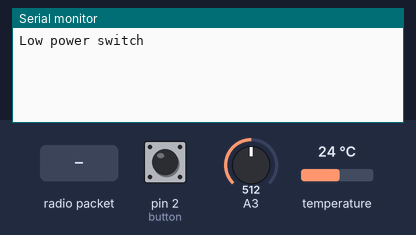
The sketch below on a simulated Arduino Uno, built with avr-gcc and run on an emulated ATmega328P. Shown: the last lines printed to the serial monitor. The inputs (shaded band) are chosen by the test bench; at power-on: pin 2 (button) LOW, A3 = 512, temperature 24 °C. Sleep ends after the set time or at an interrupt; no radio packets arrive unless stated.

Above: at 1.4 s.
1.5 s: pin 2 (button) pulled HIGH for 0.15 s
At 1.88 s:
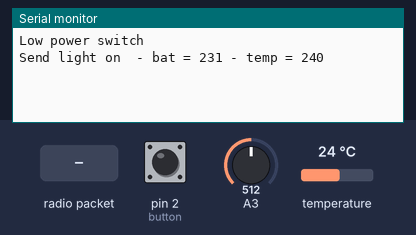
3.5 s: radio packet "on" arrives
At 4.8 s:
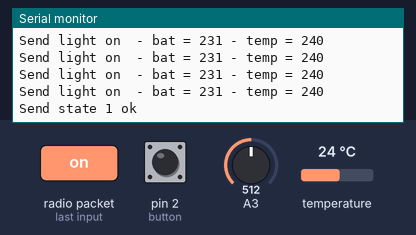
5.1 s: pin 2 (button) pulled HIGH for 1 s
At 5.48 s:
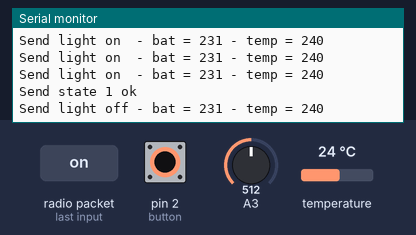
7.6 s: radio packet "off" arrives
At 8.3 s:
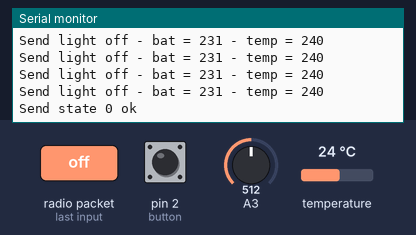

The sketch:

Switch.ino
```cpp
/*============================ Include ============================*/

//#include <Arduino.h>
#include <SPI.h>
#include <avr/sleep.h>
#include <avr/power.h>
#include <nRF24L01.h>
#include <pins_arduino.h>
#include <printf.h>
#include <RF24.h>
#include <RF24_config.h>
#include <OneWire.h>

/*============================ Macro ============================*/

#define msleep(X) delay(X)

#define DEBUG
#ifndef DEBUG
#define PRINTF(...);
#define setupSerial();
#else
#define setupSerial(); {Serial.begin(57600); printf_begin();}
#define PRINTF printf
#endif

/*============================ Global variable ============================*/

// Set up nRF24L01 radio on SPI pin for CE, CSN
RF24 radio(9,10);

OneWire DS18B20(7);  // Temperature chip i/o on digital pin 2

volatile int wakeUpFromInterrupt = 1;

/*============================ Local Function interface ============================*/

static void setupNRF24(void);
static void send(char * iData);
static void received(char* oData, long iMsTimeOut);
static long Send_light_state(long state, long bat, long temp, long iMsTimeOut);
static void Sleep(void);
static long getDS18B20(void);

/*============================ Function implementation ============================*/

/*------------------------------- Main functions -------------------------------*/

void setup(void){
  setupSerial();
  PRINTF("Low power switch\n\r");
  setupNRF24();
  pinMode(2, INPUT); /* button */
  analogReference(INTERNAL); /* 1.1V internal reference */
  delay(100);
}

void loop(void){
  static int  state = 0;
  long bat = 0;

  Sleep();
  delay(90);
  bat = (long)((float)analogRead(A3) * (110.0 / 243.0));
  delay(10);
  state = (state) ? 0:1;
  if(Send_light_state(state, bat, getDS18B20(), 10000)){
    PRINTF("Send state %d ok\n\r", state);
  }else{
    PRINTF("Send state %d Nok !\n\r", state);
  }
  delay(200);
}

/*------------------------------- Sleep mode -------------------------------*/

void pin2Interrupt(void)
{
  if(wakeUpFromInterrupt == 0){
    detachInterrupt(0);
    wakeUpFromInterrupt = 1;
  }
}

static void Sleep(void)
{
  while(digitalRead(2) == HIGH){
    PRINTF("can't sleep");
    return;
  }
  set_sleep_mode(SLEEP_MODE_PWR_DOWN);
  sleep_enable();
  attachInterrupt(0, pin2Interrupt, RISING);
  wakeUpFromInterrupt = 0;
  sleep_mode();
  sleep_disable();
  while(!wakeUpFromInterrupt); // wait IT catch before start run
}

/*------------------------------- Send light State -------------------------------*/

static long Send_light_state(long state, long bat, long temp, long iMsTimeOut){
  char lInBuffer[32] = {0};
  char lOutBuffer[32] = {0};
  long lTimeReference;
  long lTime;

  lTimeReference = millis();
  lTime = lTimeReference;

  radio.powerUp();
  while(1){
    if(state == 1){
      PRINTF("Send light on  - bat = %03ld - temp = %03ld\n\r", bat, temp);
      sprintf(lOutBuffer, "On  %03ld %03ld", bat, temp);
    }else if(state == 0){
      PRINTF("Send light off - bat = %03ld - temp = %03ld\n\r", bat, temp);
      sprintf(lOutBuffer, "Off %03ld %03ld", bat, temp);
    }
    send(lOutBuffer);
    received(lInBuffer, 200);
    if(  (  (strcmp(lInBuffer, "on") == 0)
          &&(state == 1))
       ||(  (strcmp(lInBuffer, "off") == 0)
          &&(state == 0))){
      radio.powerDown();
      return 1;
    }
    lTime = millis();
    if((lTime - lTimeReference) > iMsTimeOut){
      break;
    }
    delay(200);
  }
  radio.powerDown();
  return 0;
}

/*------------------------------- nRF24 -------------------------------*/

static void setupNRF24(void){
  radio.begin();
  radio.enableDynamicPayloads();
  radio.setRetries(20,10);
  radio.openWritingPipe(0xF0F0F0F0E2LL);
  radio.openReadingPipe(1,0x7365727632LL);
  radio.startListening();
  radio.printDetails();
  msleep(100);
  radio.powerDown();
}

static void send(char* iData){
  if(strlen(iData) <= 32){
    radio.stopListening();
    if(!radio.write(iData, strlen(iData))){
      PRINTF("Radio.write failed : %s\n\r", iData);
    }
    radio.startListening();
  }else{
    PRINTF("Data to long  : %s\n\r", iData);
  }
}

static void received(char* oData, long iMsTimeOut){
  long lTimeReference;
  long lTime;

  lTimeReference = millis();
  lTime = lTimeReference;

  //msleep(iMsTimeOut); /* TODO */
  while(  ((lTime - lTimeReference) < iMsTimeOut)
        ||(iMsTimeOut == -1)){
    if(radio.available()){
      uint8_t len = radio.getDynamicPayloadSize();
      if(len <= 32){
        radio.read(oData, len);
        oData[len] = 0;
      }else{
        PRINTF("Error in received function\n\r");
        oData[0] = 0;
      }
      return;
    }
    lTime = millis();
  }
  //PRINTF("Received time out %10ld %10ld %10ld\n\r", lTimeReference, lTime, lTime - lTimeReference);
  oData[0] = 0;
}


/*------------------------------- DS18B20 (Temp) -------------------------------*/

static long getDS18B20(void){
  //returns the temperature from one DS18S20 in DEG Celsius
  byte data[12];
  byte addr[8];

  if ( !DS18B20.search(addr)) {
      //no more sensors on chain, reset search
      DS18B20.reset_search();
      return -1000;
  }

  if ( OneWire::crc8( addr, 7) != addr[7]) {
      PRINTF("DS18B20 CRC is not valid!\n");
      return -1000;
  }

  if ( addr[0] != 0x10 && addr[0] != 0x28) {
      PRINTF("DS18B20 is not recognized\n");
      return -1000;
  }

  DS18B20.reset();
  DS18B20.select(addr);
  DS18B20.write(0x44,1); // start conversion, with parasite power on at the end

  byte present = DS18B20.reset();
  DS18B20.select(addr);
  DS18B20.write(0xBE); // Read Scratchpad


  for (int i = 0; i < 9; i++) { // we need 9 bytes
    data[i] = DS18B20.read();
  }

  DS18B20.reset_search();

  byte MSB = data[1];
  byte LSB = data[0];

  float tempRead = ((MSB << 8) | LSB); //using two's compliment
  float TemperatureSum = tempRead / 16;

  return TemperatureSum*10;
}
```

Measured:
- after the input at 1.5 s, the serial monitor: prints a new line after 0.12 s (image 1)
- after the input at 3.5 s, the serial monitor: prints a new line after 0.14 s (image 2)
- after the input at 5.1 s, the serial monitor: prints a new line after 0.12 s (image 3)
- after the input at 7.6 s, the serial monitor: prints a new line at once (image 4)
